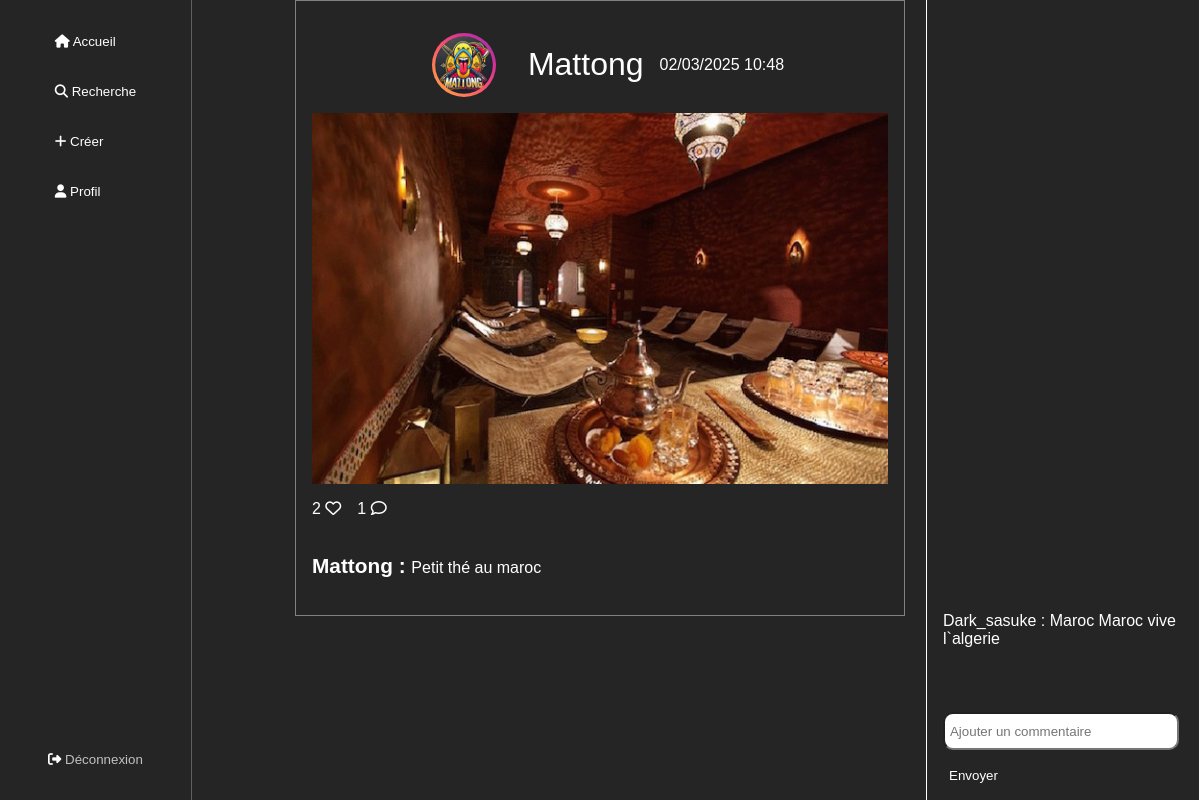
The app's page /src/Controller/controller-openpost.php?post=3 (signed in) with its own data.
### tables this page shows
CREATE TABLE `76_posts` (
  `post_id` int NOT NULL AUTO_INCREMENT,
  `post_timestamp` varchar(25) NOT NULL,
  `post_description` varchar(50) NOT NULL,
  `post_private` tinyint NOT NULL DEFAULT '0',
  `user_id` int NOT NULL,
  PRIMARY KEY (`post_id`),
  KEY `user_id` (`user_id`),
  CONSTRAINT `76_posts_ibfk_1` FOREIGN KEY (`user_id`) REFERENCES `76_users` (`user_id`)
);

CREATE TABLE `76_users` (
  `user_id` int NOT NULL AUTO_INCREMENT,
  `user_gender` varchar(25) NOT NULL,
  `user_lastname` varchar(25) NOT NULL,
  `user_firstname` varchar(25) NOT NULL,
  `user_pseudo` varchar(25) NOT NULL,
  `user_avatar` varchar(25) DEFAULT 'avatar.png' COMMENT 'Photo de profil',
  `user_birthdate` date NOT NULL,
  `user_mail` varchar(50) NOT NULL,
  `user_password` varchar(100) NOT NULL,
  `user_activated` tinyint NOT NULL DEFAULT '1',
  PRIMARY KEY (`user_id`),
  UNIQUE KEY `user_pseudo` (`user_pseudo`),
  UNIQUE KEY `user_mail` (`user_mail`)
);

CREATE TABLE `76_pictures` (
  `pic_id` int NOT NULL AUTO_INCREMENT,
  `pic_name` varchar(50) NOT NULL,
  `post_id` int NOT NULL,
  PRIMARY KEY (`pic_id`),
  KEY `76_pictures_ibfk_1` (`post_id`),
  CONSTRAINT `76_pictures_ibfk_1` FOREIGN KEY (`post_id`) REFERENCES `76_posts` (`post_id`) ON DELETE CASCADE ON UPDATE RESTRICT
);

### src/View/view-openpost.php (the view, shortened to what this page needs)
<!DOCTYPE html>
<html lang="fr">
<head>
    <link rel="stylesheet" href="../../assets/css/openpost.css">
</head>
<body>
    <?php include_once '../../templates/nav.php' ?>
    <div class='container'>
        <div class="miniContainer">
            <div class='title'>
                <img src='/LogoChaine.png' alt='profil'>
                <h1><?= $uniquePost['user_pseudo'] ?></h1>
                <p><?= date('d/m/Y H:i', $uniquePost['post_timestamp']) ?></p>
            </div>
            <div class='public'>
                <img src="../../assets/img/users/<?= $uniquePost['user_id'] ?>/<?= $uniquePost['pic_name'] ?>" alt=''>
            </div>
            <div class='icon'>
                <p><?= $nbLikes ?> <i class='fa-regular fa-heart'></i></p>
                <p><?= $nbComments ?> <i class='fa-regular fa-comment'></i></p>
            </div>
        </div>
        <div class='commentaire'>
            <p><?= $uniquePost['user_pseudo'] ?> : <span><?= $uniquePost['post_description'] ?></span></p>
        </div>
        <div class='moreInfos'>
            <p><?= $commentaire ?></p>
            <form action='' method="post" novalidate>
                <input type='text' placeholder=' Ajouter un commentaire'>
                <button>Envoyer</button>
            </form>
        </div>
    </div>
</body>
</html>

### assets/css/openpost.css (style rules this page uses)
body { background: rgba(0, 0, 0, 0.856); color: white; margin: 0 auto; font-family: Verdana, Geneva, Tahoma, sans-serif; }
.title h1 { font-size: 2rem; font-weight: normal; }
input { width: 95%; height: 2rem; border-radius: 10px; margin-top: 1rem; margin-bottom: 1rem; }
.commentaire { display: flex; justify-content: start; width: 100%; }
.moreInfos { display: flex; flex-direction: column; justify-content: end; position: fixed; top: 50%; right: 0; transform: translateY(-50%); border: 1px solid white; height: 100vh; width: 20%; padding: 1rem; }
.moreInfos button { background: rgba(0, 0, 0, 0); border: none; color: white; cursor: pointer; margin-bottom: 1rem; }
.commentaire p { font-weight: bold; font-size: 1.3rem; }
.commentaire span { font-weight: normal; font-size: 1rem; }
.icon { display: flex; justify-content: start; gap: 1rem; width: 95%; }
.container { display: flex; flex-direction: column; border: solid 1px rgba(255, 255, 255, 0.418); margin-bottom: 1rem; width: 48%; margin: 0 auto; padding: 1rem; }
.public img { width: 100%; }
.public { display: flex; justify-content: center; width: 100%; margin: 0 auto; }
.title { display: flex; align-items: center; justify-content: center; gap: 1rem; }
.title img { width: 10%; border-radius: 80%; margin: 1rem; background-image: linear-gradient(to left bottom, #833ab4, #d03097, #f94c72, #ff7d53, #fcb045); padding: 0.2rem; }

### records on screen
76_posts: user.user_pseudo "Mattong", post_timestamp "02/03/2025 10:48", 76_pictures.pic_name (picture), post_description "Petit thé au maroc"

### other values on screen
$nbLikes "2"
$nbComments "1"
$value['user_pseudo'] "Dark_sasuke"
$value['com_text'] "Maroc Maroc vive l`algerie"
